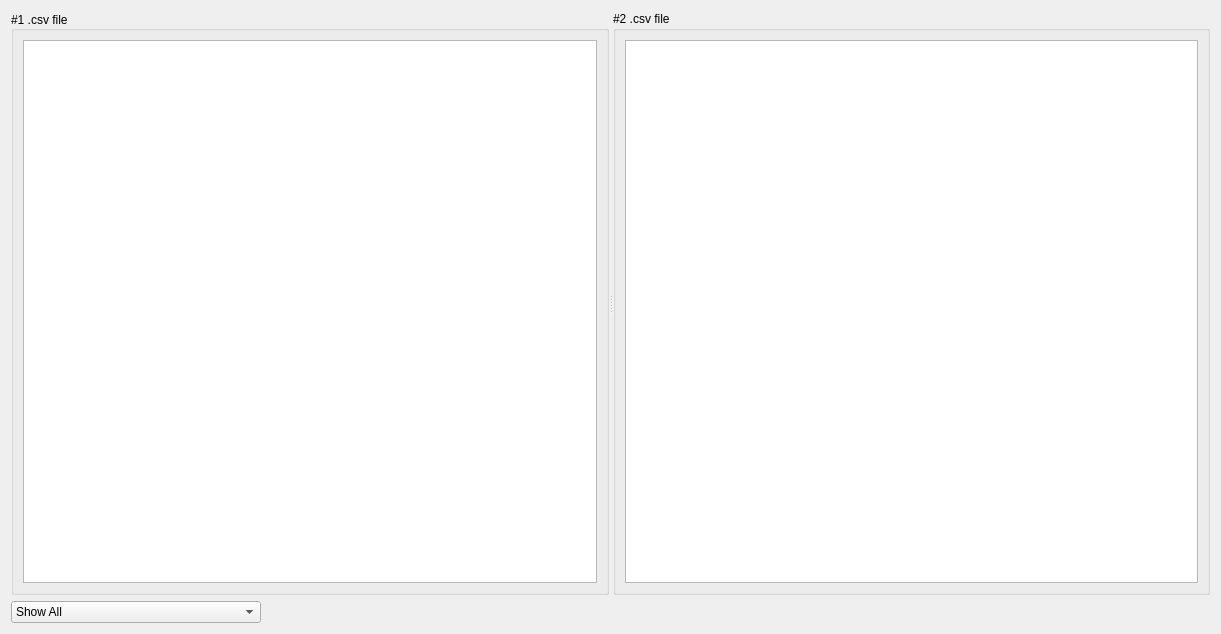
<?xml version="1.0" encoding="UTF-8"?>
<ui version="4.0">
 <class>displayForm</class>
 <widget class="QWidget" name="displayForm">
  <property name="windowModality">
   <enum>Qt::ApplicationModal</enum>
  </property>
  <property name="geometry">
   <rect>
    <x>0</x>
    <y>0</y>
    <width>1221</width>
    <height>634</height>
   </rect>
  </property>
  <property name="sizePolicy">
   <sizepolicy hsizetype="Expanding" vsizetype="Expanding">
    <horstretch>0</horstretch>
    <verstretch>0</verstretch>
   </sizepolicy>
  </property>
  <property name="minimumSize">
   <size>
    <width>200</width>
    <height>100</height>
   </size>
  </property>
  <property name="windowTitle">
   <string>Form</string>
  </property>
  <property name="windowIcon">
   <iconset resource="qt_imdb.qrc">
    <normaloff>:/icons/32x32/Resources/icon/32x32/IMDb-Comparator.ico</normaloff>:/icons/32x32/Resources/icon/32x32/IMDb-Comparator.ico</iconset>
  </property>
  <layout class="QVBoxLayout" name="verticalLayout">
   <item>
    <widget class="QSplitter" name="splitter_4">
     <property name="orientation">
      <enum>Qt::Horizontal</enum>
     </property>
     <property name="childrenCollapsible">
      <bool>false</bool>
     </property>
     <widget class="QGroupBox" name="groupBox_1">
      <property name="sizePolicy">
       <sizepolicy hsizetype="Expanding" vsizetype="Expanding">
        <horstretch>0</horstretch>
        <verstretch>0</verstretch>
       </sizepolicy>
      </property>
      <property name="minimumSize">
       <size>
        <width>100</width>
        <height>0</height>
       </size>
      </property>
      <property name="toolTip">
       <string/>
      </property>
      <property name="statusTip">
       <string/>
      </property>
      <property name="styleSheet">
       <string notr="true"/>
      </property>
      <property name="title">
       <string>#1 .csv file</string>
      </property>
      <property name="alignment">
       <set>Qt::AlignLeading|Qt::AlignLeft|Qt::AlignVCenter</set>
      </property>
      <layout class="QHBoxLayout" name="horizontalLayout_2">
       <item>
        <widget class="QTableView" name="tableView_1">
         <property name="sizePolicy">
          <sizepolicy hsizetype="Expanding" vsizetype="Expanding">
           <horstretch>0</horstretch>
           <verstretch>0</verstretch>
          </sizepolicy>
         </property>
         <property name="sizeAdjustPolicy">
          <enum>QAbstractScrollArea::AdjustIgnored</enum>
         </property>
         <attribute name="horizontalHeaderCascadingSectionResizes">
          <bool>false</bool>
         </attribute>
         <attribute name="verticalHeaderCascadingSectionResizes">
          <bool>false</bool>
         </attribute>
        </widget>
       </item>
      </layout>
     </widget>
     <widget class="QGroupBox" name="groupBox_2">
      <property name="sizePolicy">
       <sizepolicy hsizetype="Expanding" vsizetype="Expanding">
        <horstretch>0</horstretch>
        <verstretch>0</verstretch>
       </sizepolicy>
      </property>
      <property name="minimumSize">
       <size>
        <width>100</width>
        <height>0</height>
       </size>
      </property>
      <property name="title">
       <string>#2 .csv file</string>
      </property>
      <layout class="QHBoxLayout" name="horizontalLayout">
       <item>
        <widget class="QTableView" name="tableView_2">
         <property name="sizePolicy">
          <sizepolicy hsizetype="Expanding" vsizetype="Expanding">
           <horstretch>0</horstretch>
           <verstretch>0</verstretch>
          </sizepolicy>
         </property>
        </widget>
       </item>
      </layout>
     </widget>
    </widget>
   </item>
   <item>
    <widget class="QComboBox" name="comboBox">
     <property name="maximumSize">
      <size>
       <width>250</width>
       <height>16777215</height>
      </size>
     </property>
     <item>
      <property name="text">
       <string>Show All</string>
      </property>
     </item>
     <item>
      <property name="text">
       <string>Remove Duplicates</string>
      </property>
     </item>
     <item>
      <property name="text">
       <string>Only Show Duplicates</string>
      </property>
     </item>
    </widget>
   </item>
  </layout>
 </widget>
 <resources>
  <include location="qt_imdb.qrc"/>
 </resources>
 <connections/>
</ui>
